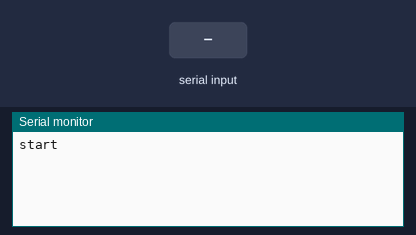
Recording of a sketch running on a simulated Arduino Uno, built with avr-gcc and run on an emulated ATmega328P. Parts: the last lines printed to the serial monitor. Inputs (shaded band) come from the test bench.

Above: at 1.2 s.
1.3 s: "90,45\n" received over the second serial link
At 2.5 s:
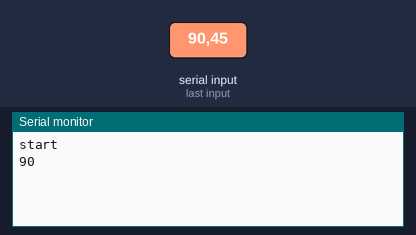
2.8 s: "30,150\n" received over the second serial link
At 3.6 s:
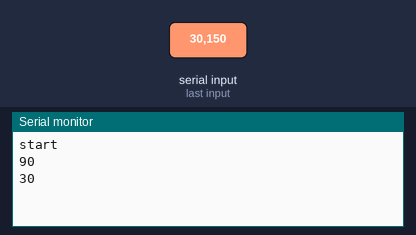

Measured:
- after the input at 1.3 s, the serial monitor: prints a new line at once (image 1)
- after the input at 2.8 s, the serial monitor: prints a new line at once (image 2)

The sketch:

mega_node.ino
```cpp
#include "SoftwareSerial.h"
SoftwareSerial dataSerial1(8,9);
void setup() {
 dataSerial1.begin(9600);
 Serial.begin(9600);
 Serial.println("start");

}

void loop() {
//  Serial.println(dataSerial.available())
if(dataSerial1.available()){
     String data = dataSerial1.readStringUntil('\n');
     int dataInt = data.toInt();
     Serial.println(dataInt);
   }
}
```
